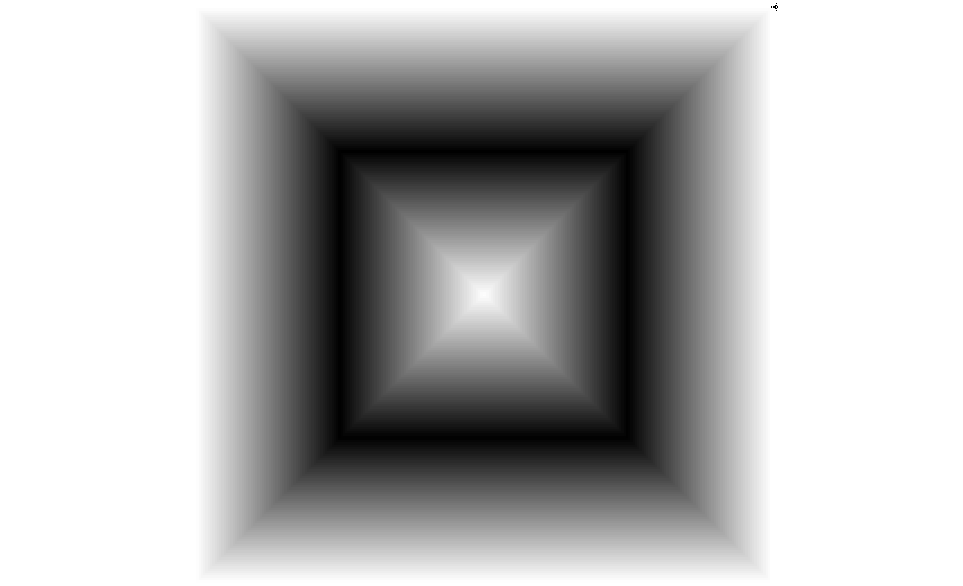

Here is the Python script that generated this plot:
import io
import turtle as tu
from PIL import EpsImagePlugin

from PIL import Image

tu.setup(100000,10000,0,0)
EpsImagePlugin.gs_windows_binary =  r'C:\Program Files\gs\gs10.04.0\bin\gswin64c'
basicLength = 3.0
length = 3
tu.pensize(3)
tu.speed(0)
tu.colormode(255)
r,g,b = 255,255,255
k = -1
def get_color(aa, bb, cc):
	global k
	aa,bb,cc = aa+k, bb+k, cc+k
	if aa<=0 or aa>=255:
		k = -k
	return aa,bb,cc
tu.begin_fill()
for i in range(255):
	for j in range(2):
		r,g,b = get_color(r,g,b)
		tu.pencolor(r,g,b)
		tu.forward(length)
		tu.left(90)
	length = length + basicLength
tu.end_fill()

screen = tu.Screen()
canvas = screen.getcanvas()
ps = canvas.postscript(colormode='color')

image = Image.open(io.BytesIO(ps.encode('utf-8')))
image.save("turtle2.png")

tu.done()